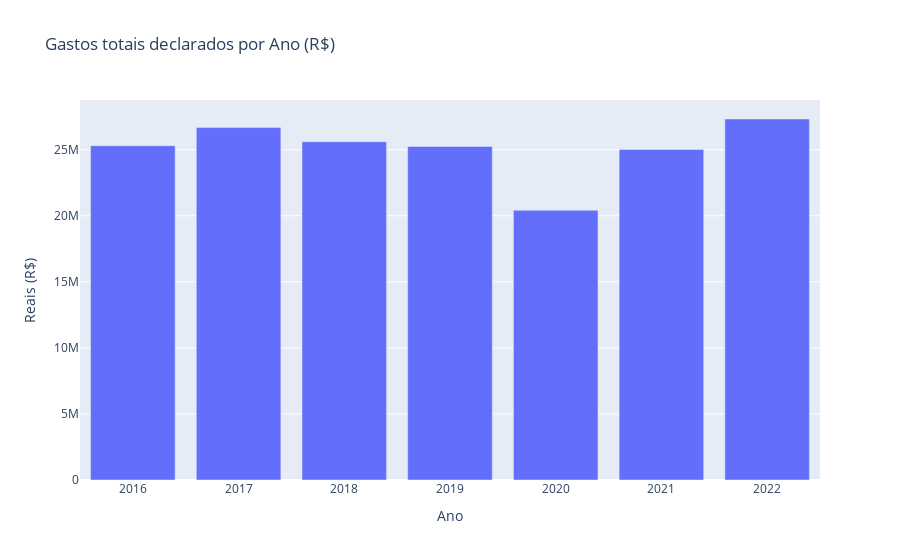

This figure's notebook cell:
### Code cell
ano_media = df_limpo.groupby('ANO')['VALOR_REEMBOLSADO'].sum().reset_index()

fig = px.bar(
    ano_media,
    x='ANO',
    y='VALOR_REEMBOLSADO',
    title='Gastos totais declarados por Ano (R$)',
    labels={
            'ANO':'Ano',
            'VALOR_REEMBOLSADO':'Reais (R$)'
    }
)

nome_arquivo = 'img/gastos_por_ano.png'

if not os.path.exists(nome_arquivo):
    fig.write_image(nome_arquivo)
    print('Imagem criada')
else:
    print('Arquivo ja existe')

fig.show()

### Figure 1 — Plotly figure (JSON) as saved in the notebook; plotly's stock layout.template omitted (floating-point values rounded to 4 significant figures)
{"data": [{"hovertemplate": "Ano=%{x}<br>Reais (R$)=%{y}<extra></extra>", "legendgroup": "", "marker": {"color": "#636efa", "pattern": {"shape": ""}}, "name": "", "orientation": "v", "showlegend": false, "textposition": "auto", "type": "bar", "x": [2016, 2017, 2018, 2019, 2020, 2021, 2022], "xaxis": "x", "y": [25300000.0, 26670000.0, 25600000.0, 25250000.0, 20410000.0, 25020000.0, 27320000.0], "yaxis": "y"}], "layout": {"barmode": "relative", "legend": {"tracegroupgap": 0}, "title": {"text": "Gastos totais declarados por Ano (R$)"}, "xaxis": {"anchor": "y", "domain": [0, 1], "title": {"text": "Ano"}}, "yaxis": {"anchor": "x", "domain": [0, 1], "title": {"text": "Reais (R$)"}}}}
